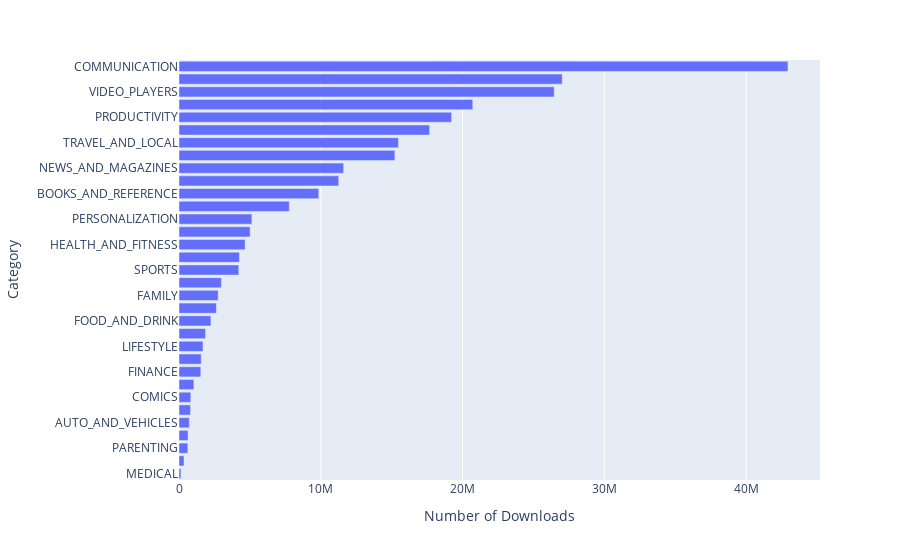

Here is the notebook cell this chart was saved with:
### Code cell
barh = px.bar(x=categories_installs.Installs, y=categories_installs.index, orientation='h')
barh.update_layout(xaxis_title="Number of Downloads", yaxis_title="Category")
barh.show()

### Figure 1 — Plotly figure (JSON) as saved in the notebook; plotly's stock layout.template omitted (floating-point values rounded to 4 significant figures)
{"data": [{"alignmentgroup": "True", "hovertemplate": "x=%{x}<br>y=%{y}<extra></extra>", "legendgroup": "", "marker": {"color": "#636efa", "pattern": {"shape": ""}}, "name": "", "offsetgroup": "", "orientation": "h", "showlegend": false, "textposition": "auto", "type": "bar", "x": [134100.0, 354400.0, 622300.0, 640900.0, 727800.0, 813800.0, 832100.0, 1052000.0, 1538000.0, 1566000.0, 1696000.0, 1873000.0, 2252000.0, 2641000.0, 2763000.0, 2990000.0, 4217000.0, 4265000.0, 4667000.0, 5015000.0, 5142000.0, 7780000.0, 9857000.0, 11270000.0, 11610000.0, 15230000.0, 15480000.0, 17680000.0, 19230000.0, 20720000.0, 26470000.0, 27030000.0, 42950000.0], "xaxis": "x", "y": ["MEDICAL", "EVENTS", "PARENTING", "BEAUTY", "AUTO_AND_VEHICLES", "LIBRARIES_AND_DEMO", "COMICS", "DATING", "FINANCE", "HOUSE_AND_HOME", "LIFESTYLE", "ART_AND_DESIGN", "FOOD_AND_DRINK", "BUSINESS", "FAMILY", "EDUCATION", "SPORTS", "MAPS_AND_NAVIGATION", "HEALTH_AND_FITNESS", "WEATHER", "PERSONALIZATION", "SHOPPING", "BOOKS_AND_REFERENCE", "TOOLS", "NEWS_AND_MAGAZINES", "GAME", "TRAVEL_AND_LOCAL", "PHOTOGRAPHY", "PRODUCTIVITY", "ENTERTAINMENT", "VIDEO_PLAYERS", "SOCIAL", "COMMUNICATION"], "yaxis": "y"}], "layout": {"barmode": "relative", "legend": {"tracegroupgap": 0}, "margin": {"t": 60}, "xaxis": {"anchor": "y", "domain": [0, 1], "title": {"text": "Number of Downloads"}}, "yaxis": {"anchor": "x", "domain": [0, 1], "title": {"text": "Category"}}}}
